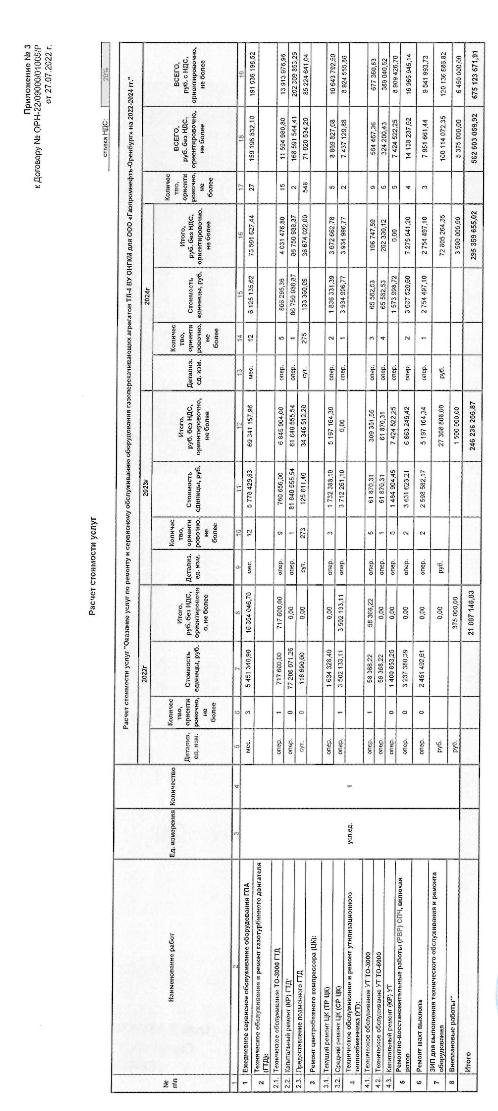
#> input picture data/input/original.jpeg, 498 x 1111 px
$ python preprocessing.py --input ../data/input/original.jpeg
#> lines starting #> are read from the running program, lines starting #| are printed output that depends on the picture; after the words box and inside, x2 and y2 are one past the last pixel; in counts of white or black regions, pixels touching at a corner belong together
import cv2
import numpy as np
import os
from typing import List, Tuple, Dict, Optional
import csv
import argparse
from test_lines import detect_and_draw_table_lines, group_centroids_by_columns

# ---------- Параметры ----------
INPUT_PATH = "data/input/original.jpeg"   # <-- замените на путь к вашему изображению
OUTPUT_DIR = "cells_production"
DEVELOPMENT_DIR = "steps_out"
os.makedirs(OUTPUT_DIR, exist_ok=True) # to not to conflict

# Порог для объединения линий/точек (в пикселях)
LINE_MERGE_THRESH = 10
POINT_ROW_GROUP_THRESH = 15
POINT_COL_GROUP_THRESH = 15

# ---------- Утилиты ----------
def resize_max(img, max_dim=1600):
    h,w = img.shape[:2]
    scale = 1.0
    if max(h,w) > max_dim:
        scale = max_dim / float(max(h,w))
        img = cv2.resize(img, (int(w*scale), int(h*scale)), interpolation=cv2.INTER_AREA)
    return img, scale


def rotate_90(image):
    """Rotate image 90 degrees clockwise."""
    return cv2.rotate(image, cv2.ROTATE_90_CLOCKWISE)


import cv2
import numpy as np
from typing import Tuple

# def upscale_to_size(img_uint8: np.ndarray,
#                     target_size: Tuple[int,int]=(160, 40),
#                     keep_aspect: bool = True,
#                     pad_value: int = 255) -> np.ndarray:
#     """
#     Resize (upscale/downscale) a grayscale image to target_size (width, height).

#     Parameters
#     ----------
#     img_uint8 : np.ndarray
#         Input image (grayscale or BGR). dtype uint8.
#     target_size : tuple (width, height)
#         Target output size in pixels. Default (160, 40).
#     keep_aspect : bool
#         If True, preserve aspect ratio and pad with pad_value to reach target size.
#         If False, stretch image to exactly target_size.
#     pad_value : int
#         Padding pixel value (0..255). Default 255 (white background).

#     Returns
#     -------
#     out : np.ndarray
#         Resized uint8 image of shape (target_height, target_width).
#     """
#     # --- Ensure grayscale ---
#     img = img_uint8
#     if img is None:
#         raise ValueError("img_uint8 is None")
#     if img.ndim == 3:
#         img = cv2.cvtColor(img, cv2.COLOR_BGR2GRAY)

#     target_w, target_h = target_size
#     h, w = img.shape[:2]

#     if not keep_aspect:
#         # Stretch to exact size (fast, may distort)
#         interp = cv2.INTER_CUBIC if (target_w > w or target_h > h) else cv2.INTER_AREA
#         out = cv2.resize(img, (target_w, target_h), interpolation=interp)
#         return out.astype(np.uint8)

#     # Preserve aspect ratio: scale to fit inside target, then pad
#     scale = min(target_w / w, target_h / h)
#     new_w = max(1, int(round(w * scale)))
#     new_h = max(1, int(round(h * scale)))

#     interp = cv2.INTER_CUBIC if scale > 1 else cv2.INTER_AREA
#     resized = cv2.resize(img, (new_w, new_h), interpolation=interp)

#     # create canvas and paste centered
#     canvas = np.full((target_h, target_w), pad_value, dtype=np.uint8)
#     x_off = (target_w - new_w) // 2
#     y_off = (target_h - new_h) // 2
#     canvas[y_off:y_off+new_h, x_off:x_off+new_w] = resized

#     return canvas

# ---------- Основные шаги ----------
def preprocess(img):

    """
    use max_pixels function to remove very light pixels
    then convert to gray (1 channel)
    then apply CLAHE to improve contrast and apply to gray back
    then apply max_pixels function to remove very light pixels
    then apply denoising to remove specks/pixel noise
    then apply thresholding to convert to binary image

    """


    filename_1 = "grayscale_image.png"
    filename_2 = "thresholded_image.png"
    filename_3 = "denoised_image.png"
    path_1 = os.path.join(DEVELOPMENT_DIR, filename_1)
    path_2 = os.path.join(DEVELOPMENT_DIR, filename_2)
    path_3 = os.path.join(DEVELOPMENT_DIR, filename_3)


    gray = mask_pixels(img, "mask_1.png")
    gray = cv2.cvtColor(gray, cv2.COLOR_BGR2GRAY)
    # better contrast
    clahe = cv2.createCLAHE(clipLimit=2.0, tileGridSize=(12,12))
    gray = clahe.apply(gray)
    gray_2 = mask_pixels(img, "mask_2.png")
    den = cv2.bilateralFilter(gray_2, d=9, sigmaColor=75, sigmaSpace=75)


    # Ensure single-channel uint8 before thresholding
    if len(den.shape) == 3:
        den = cv2.cvtColor(den, cv2.COLOR_BGR2GRAY)

    if den.dtype != np.uint8:
        den = (den * 255).astype(np.uint8)
    # # adaptive threshold - хорош для разного освещения
    th = cv2.adaptiveThreshold(den, 255, cv2.ADAPTIVE_THRESH_GAUSSIAN_C,
                               cv2.THRESH_BINARY_INV, 11, 2)

    cv2.imwrite(path_1, gray_2)
    # cv2.imwrite(path_2, th)
    # cv2.imwrite(path_3, den)
    return gray_2, th

def mask_pixels(img, output_path="masked_image.png"):
    import numpy as np
    import cv2

    # Convert to float 0–1
    img = img.astype(np.float32) / 255.0

    # If image is grayscale (2D), expand to 3D so we can use axis=2
    if len(img.shape) == 2:
        img = np.stack([img, img, img], axis=2)

    # Compute brightness and color variation
    brightness = np.mean(img, axis=2)
    color_diff = np.max(img, axis=2) - np.min(img, axis=2)

    # Threshold
    bright_thresh = 0.87
    color_thresh = 0.1

    # Mask for light gray pixels
    mask = (brightness > bright_thresh) & (color_diff < color_thresh)

    # Replace with white
    img[mask] = [1.0, 1.0, 1.0]

    # Convert back to uint8
    result = (img * 255).astype(np.uint8)


    # cv2.imwrite(f"steps_out/{output_path}", result)
    return result

def four_point_transform(img, pts, scale=1.0, auto_rotate=False, rotate_90=False):
    # Order the points consistently: tl, tr, br, bl
    rect = order_quad(pts)
    (tl, tr, br, bl) = rect

    # Compute width and height
    widthA = np.linalg.norm(br - bl)
    widthB = np.linalg.norm(tr - tl)
    heightA = np.linalg.norm(tr - br)
    heightB = np.linalg.norm(tl - bl)

    maxWidth = int(max(widthA, widthB) * scale)
    maxHeight = int(max(heightA, heightB) * scale)

    # Destination coordinates
    dst = np.array([
        [0, 0],
        [maxWidth - 1, 0],
        [maxWidth - 1, maxHeight - 1],
        [0, maxHeight - 1]], dtype="float32")

    # Perspective transform
    M = cv2.getPerspectiveTransform(rect, dst)
    warped = cv2.warpPerspective(
        img,
        M,
        (maxWidth, maxHeight),
        flags=cv2.INTER_NEAREST,
        borderMode=cv2.BORDER_REPLICATE
    )

    # Optional: Auto-rotate (simple heuristic using text orientation)
    if auto_rotate:
        gray = cv2.cvtColor(warped, cv2.COLOR_BGR2GRAY)
        gray = cv2.bitwise_not(gray)
        thresh = cv2.threshold(gray, 0, 255, cv2.THRESH_BINARY | cv2.THRESH_OTSU)[1]

        coords = np.column_stack(np.where(thresh > 0))
        angle = cv2.minAreaRect(coords)[-1]

        # Correct the angle
        if angle < -45:
            angle = -(90 + angle)
        else:
            angle = -angle

        # Rotate to correct skew
        (h, w) = warped.shape[:2]
        center = (w // 2, h // 2)
        M_rot = cv2.getRotationMatrix2D(center, angle, 1.0)
        warped = cv2.warpAffine(warped, M_rot, (w, h),
                                flags=cv2.INTER_CUBIC,
                                borderMode=cv2.BORDER_REPLICATE)

    elif rotate_90:
        # Simple 90-degree rotation (clockwise)
        warped = cv2.rotate(warped, cv2.ROTATE_90_CLOCKWISE)
    return warped

def find_table_contour(thresh):
    # ищем крупный контур (таблицу)
    contours, _ = cv2.findContours(thresh, cv2.RETR_EXTERNAL, cv2.CHAIN_APPROX_SIMPLE)
    if not contours:
        return None
    contours = sorted(contours, key=cv2.contourArea, reverse=True) #why to sort? - Why? The table or document is usually the largest object in the image.
    for c in contours:
        peri = cv2.arcLength(c, True) # True perimeter is closed
        approx = cv2.approxPolyDP(c, 0.02*peri, True)
        if len(approx) == 4:

            plt = approx.reshape(4,2).astype(np.float32)

            arr = plt.copy()
            for col in range(arr.shape[1]):
                for i in range(1, arr.shape[0]):
                    if abs(arr[i, col] - arr[i-1, col]) < 20:
                        arr[i, col] = arr[i-1, col] + 3

            return arr

    return None


# [28 lines left out: function straighten_table_contour, not called in this run]

# [16 lines of commented-out code are left out]


def order_quad(pts):
    # упорядочить точки квадрила (tl,tr,br,bl)
    rect = np.zeros((4,2), dtype="float32")
    s = pts.sum(axis=1)
    rect[0] = pts[np.argmin(s)]
    rect[2] = pts[np.argmax(s)]
    diff = np.diff(pts, axis=1)
    rect[1] = pts[np.argmin(diff)]
    rect[3] = pts[np.argmax(diff)]
    return rect

def detect_grid_lines(thresh_img):
    # обнаружим линии морфологией
    img_bin = thresh_img.copy()
    # горизонтальные
    kernel_len_h = max(10, img_bin.shape[1]//40)
    hor_kernel = cv2.getStructuringElement(cv2.MORPH_RECT, (kernel_len_h,1))
    horiz = cv2.erode(img_bin, hor_kernel, iterations=1)
    horiz = cv2.dilate(horiz, hor_kernel, iterations=2)

    # вертикальные
    kernel_len_v = max(10, img_bin.shape[0]//40)
    ver_kernel = cv2.getStructuringElement(cv2.MORPH_RECT, (1,kernel_len_v))
    vert = cv2.erode(img_bin, ver_kernel, iterations=1)
    vert = cv2.dilate(vert, ver_kernel, iterations=2)

    # можно объединить через bitwise_or если надо
    return horiz, vert


def fill_line_gaps(horiz_mask, vert_mask, img_shape,
                   gap_ratio_h=1/40.0, gap_ratio_v=1/40.0,
                   extra_dilate_after=False):
    """
    Bridge small breaks in horiz_mask and vert_mask.

    - gap_ratio_h: fraction of image width; gaps smaller than width*gap_ratio_h (px) are closed for horizontals
    - gap_ratio_v: fraction of image height; gaps smaller than height*gap_ratio_v (px) are closed for verticals
    - extra_dilate_after: optionally dilate after closing to make lines thicker/continuous

    Returns: horiz_filled, vert_filled
    """
    H, W = img_shape[:2]

    # compute kernel sizes in pixels (must be >=1)
    gap_h_px = max(1, int(round(W * gap_ratio_h)))
    gap_v_px = max(1, int(round(H * gap_ratio_v)))

    # Closing kernel: will bridge gaps up to kernel length
    hor_close_kernel = cv2.getStructuringElement(cv2.MORPH_RECT, (gap_h_px, 1))
    vert_close_kernel = cv2.getStructuringElement(cv2.MORPH_RECT, (1, gap_v_px))

    horiz_filled = cv2.morphologyEx(horiz_mask, cv2.MORPH_CLOSE, hor_close_kernel, iterations=1)
    vert_filled = cv2.morphologyEx(vert_mask, cv2.MORPH_CLOSE, vert_close_kernel, iterations=1)

    if extra_dilate_after:
        # optional: make lines a bit thicker to help Hough/findContours
        d_h = max(1, gap_h_px // 40)
        d_v = max(1, gap_v_px // 40)
        if d_h > 0:
            horiz_filled = cv2.dilate(horiz_filled, cv2.getStructuringElement(cv2.MORPH_RECT, (1 + d_h, 1)), iterations=1)
        if d_v > 0:
            vert_filled = cv2.dilate(vert_filled, cv2.getStructuringElement(cv2.MORPH_RECT, (1, 1 + d_v)), iterations=1)

    return horiz_filled, vert_filled


# [31 lines left out: function visualize_grid_and_cells, not called in this run]


def group_and_visualize_nodes(
        centroids: List[Tuple[float, float]],
        original_img: np.ndarray,
        row_tol: Optional[int] = None,
        trim_to_min_cols: bool = True,
        out_path: str = "steps_out/nodes_visual.png"
    ) -> Tuple[List[List[Tuple[float, float]]], str, Dict]:


    if len(centroids) == 0:
        raise ValueError("No centroids provided.")

    H = original_img.shape[0]

    # Default row tolerance
    if row_tol is None:
        row_tol = max(10, H // 150)

    row_tol = 8

    diagnostics = {
        "row_tol": int(row_tol),
        "input_centroids_count": len(centroids)
    }

    # Sort points by y, then x
    points = sorted(centroids, key=lambda p: (p[1], p[0]))  # (x, y) → sort by y then x

    # Group into rows by y tolerance
    rows = []
    current_row = [points[0]]
    for (x, y) in points[1:]:
        if abs(y - current_row[-1][1]) <= row_tol:
            current_row.append((x, y))
        else:
            rows.append(current_row)
            current_row = [(x, y)]
    rows.append(current_row)
    # compare size of rows and points
    print(f"Number of rows: {len(rows)}")
    print(f"Number of points: {len(points)}")

    # Sort each row by x
    rows_of_points = [sorted(r, key=lambda pt: pt[0]) for r in rows]


    # --- Visualization ---
    # Prepare overlay (convert grayscale to BGR if needed)
    if len(original_img.shape) == 2:
        overlay = cv2.cvtColor(original_img, cv2.COLOR_GRAY2BGR)
    else:
        overlay = original_img.copy()

    # Make a slightly dimmed copy and draw on copy (so lines show)
    overlay_draw = overlay.copy()

    # Palette for row colors (BGR)
    palette = [
        (0, 0, 255),    # red
        (0, 255, 0),    # green
        (255, 0, 0),    # blue
        (0, 255, 255),  # yellow
        (255, 0, 255),  # magenta
        (255, 255, 0),  # cyan
        (128, 0, 255),  # violet-ish
        (0, 128, 255),  # orange-ish
    ]

    # Draw nodes and labels
    for r_idx, row in enumerate(rows_of_points):
        color = palette[r_idx % len(palette)]
        for c_idx, (x, y) in enumerate(row):
            xi, yi = int(round(x)), int(round(y))
            # draw circle
            cv2.circle(overlay_draw, (xi, yi), radius=6, color=color, thickness=-1)
            # draw small white border
            cv2.circle(overlay_draw, (xi, yi), radius=8, color=(255,255,255), thickness=1)
            # label with row,col
            cv2.putText(overlay_draw, f"{r_idx},{c_idx}", (xi+6, yi-6),
                        fontFace=cv2.FONT_HERSHEY_SIMPLEX, fontScale=0.4,
                        color=(255,255,255), thickness=1, lineType=cv2.LINE_AA)

    # Draw row polylines (connect nodes left->right)
    for r_idx, row in enumerate(rows_of_points):
        pts = np.array([[int(round(x)), int(round(y))] for (x,y) in row], dtype=np.int32)
        if pts.shape[0] >= 2:
            cv2.polylines(overlay_draw, [pts], isClosed=False, color=(250,0,0), thickness=1, lineType=cv2.LINE_AA)

    # Draw column polylines (connect nodes top->bottom) using trimmed min_len
    if len(rows_of_points) >= 2 and len(rows_of_points[0]) >= 1:
        ncols = len(rows_of_points[0])
        for c in range(ncols):
            col_pts = []
            for r in range(len(rows_of_points)):
                col_pts.append((int(round(rows_of_points[r][c][0])), int(round(rows_of_points[r][c][1]))))
            col_np = np.array(col_pts, dtype=np.int32)
            if col_np.shape[0] >= 2:
                cv2.polylines(overlay_draw, [col_np], isClosed=False, color=(250,0,0), thickness=1, lineType=cv2.LINE_AA)

    # Save visualization
    cv2.imwrite(out_path, overlay_draw)

    return rows_of_points, out_path, diagnostics


# [95 lines left out: functions group_centroids_into_grid, visualize_rows, not called in this run]


import os
import cv2
import numpy as np


# === USAGE ===

# [19 lines left out: functions _to_int_point, find_nearest_index_by_x, not called in this run]

import os
import cv2
import numpy as np

# [242 lines left out: functions extract_table_cells_with_merge_detection, cells_to_csv_structure, not called in this run]


# ---------- Main pipeline ----------
def process_table_image(path):
    # read image  and resize
#> called with path = '../data/input/original.jpeg'
    img = cv2.imread(path)
#> img is the input picture: shape (1111, 498, 3); mean B, G, R 235.5, 235.5, 235.5
    if img is None:
        raise FileNotFoundError(f"Image not found: {path}")
    img, scale = resize_max(img, max_dim=1600)
#> scale = 1


    gray, th = preprocess(img)
#> in mask_pixels, `mask = (brightness > bright_thresh) & (color_diff < color_thresh)`:
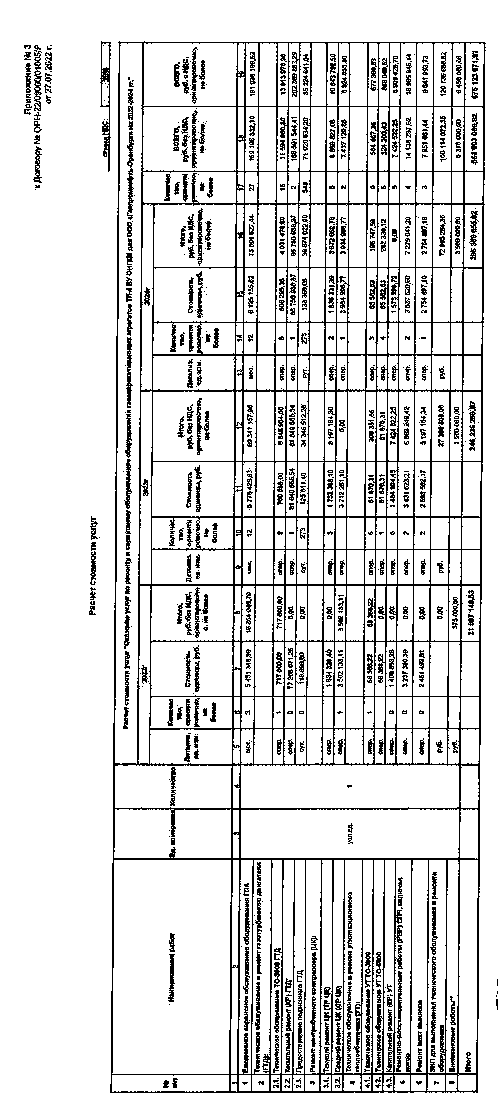
#> mask: shape (1111, 498) bool; 86.8% white; black in thin lines or dots
#> in preprocess, `th = cv2.adaptiveThreshold(den, 255, cv2.ADAPTIVE_THRESH_GAUSSIAN_C, c..`:
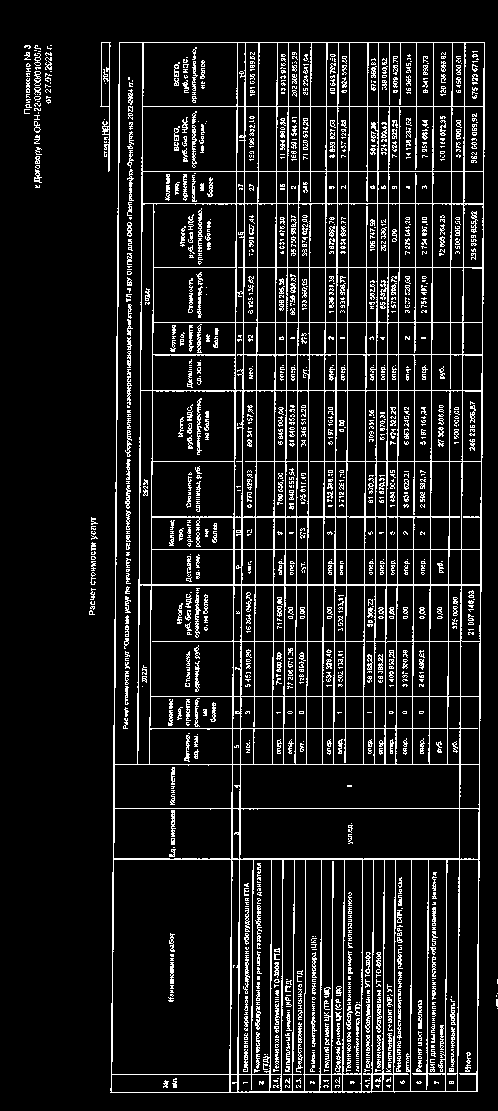
#> th: shape (1111, 498); 10.9% white in thin lines or dots
    print('THE CALCULATE THRESHOLD IS: ', th)
#> (printed output is left out)


    # пробуем найти контур таблицы и сделать warp
    quad = find_table_contour(th)
#> in find_table_contour, `contours, _ = cv2.findContours(thresh, cv2.RETR_EXTERNAL, cv2.CHAIN_AP..`: contours = 69 contours, 59 with area under 20; largest, box (x1, y1, x2, y2) and area: (110, 42, 485, 1093) 383998, (100, 42, 111, 172) 610, (34, 71, 41, 86) 43, (34, 169, 42, 183) 42, (34, 121, 41, 133) 38
#> the loop in find_table_contour, `for c in contours:` made 1 pass
#> peri on pass 1: 2858.8
#> quad = [[119, 42], [122, 1092], [477, 1095], [480, 42]]

    cv2.drawContours(gray, [quad.astype(int)], -1, (0, 255, 0), 2)
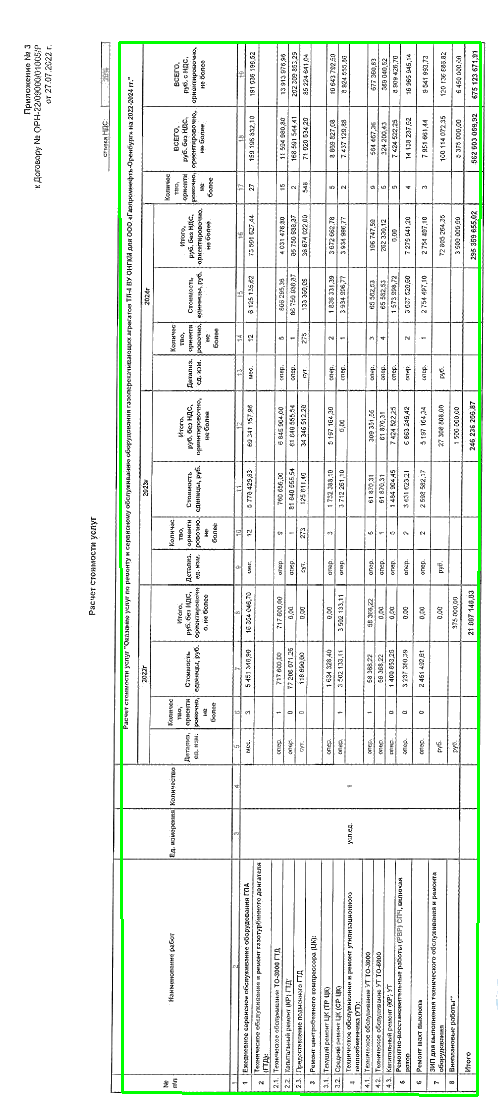
#> gray: shape (1111, 498, 3); mean of channels 0, 1, 2 235.5, 239.4, 235.5; drawn as B, G, R
    cv2.imwrite("steps_out/quad_check.png", gray)
    # lines_img = gray.copy()
    if quad is not None:

        # warped_gray, M = warp_table(gray, quad)

        warped_gray = four_point_transform(gray, quad)
#> in order_quad, `s = pts.sum(axis=1)`: s = [161, 1214, 1572, 522]
#> in order_quad, `diff = np.diff(pts, axis=1)`: diff = [-77, 970, 618, -438]
#> in four_point_transform, `rect = order_quad(pts)`: rect = [[119, 42], [480, 42], [477, 1095], [122, 1092]]
#> in four_point_transform, `(tl, tr, br, bl) = rect`: tl = [119, 42]; tr = [480, 42]; br = [477, 1095]; bl = [122, 1092]
#> in four_point_transform, `widthA = np.linalg.norm(br - bl)`: widthA = 355
#> in four_point_transform, `widthB = np.linalg.norm(tr - tl)`: widthB = 361
#> in four_point_transform, `heightA = np.linalg.norm(tr - br)`: heightA = 1053
#> in four_point_transform, `heightB = np.linalg.norm(tl - bl)`: heightB = 1050
#> in four_point_transform, `maxWidth = int(max(widthA, widthB) * scale)`: maxWidth = 361
#> in four_point_transform, `maxHeight = int(max(heightA, heightB) * scale)`: maxHeight = 1053
#> in four_point_transform, `dst = np.array([ [0, 0], [maxWidth - 1, 0], [maxWidth - 1, maxHeight -..`: dst = [[0, 0], [360, 0], [360, 1052], [0, 1052]]
#> in four_point_transform, `M = cv2.getPerspectiveTransform(rect, dst)`: M = [[1, -0.00286, -118.9], [-2.96e-17, 0.986, -41.39], [8.05e-06, -1.58e-05, 1]]
#> in four_point_transform, `warped = cv2.warpPerspective( img, M, (maxWidth, maxHeight), flags=cv2..`:
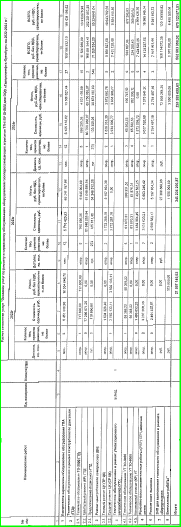
#> warped: shape (1053, 361, 3) (shown at 1/2 size); mean of channels 0, 1, 2 229.9, 233.7, 229.9; drawn as B, G, R

        if len(warped_gray.shape) == 3:
            warped_gray = cv2.cvtColor(warped_gray, cv2.COLOR_BGR2GRAY)

        # Since warped_gray is already grayscale:
        _, th_w = cv2.threshold(warped_gray, 0, 255, cv2.THRESH_BINARY_INV + cv2.THRESH_OTSU)
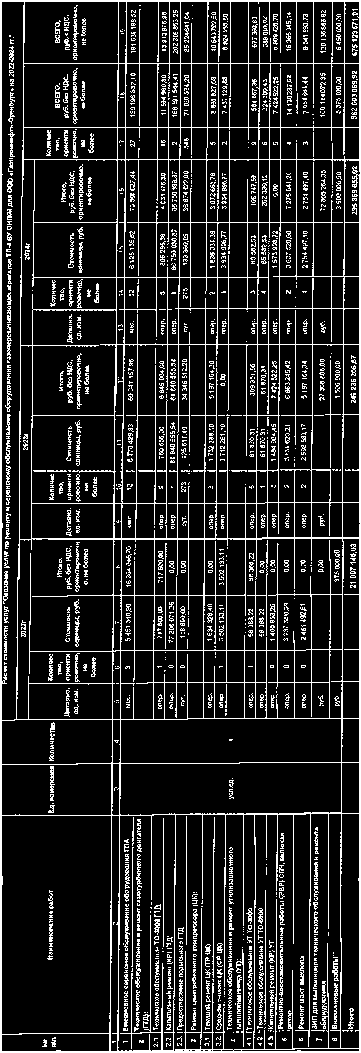
#> th_w: shape (1053, 361); 14.2% white in thin lines or dots

        thresh_for_lines = th_w
        working_img = warped_gray

        cv2.imwrite(os.path.join(DEVELOPMENT_DIR, "warped.png"), working_img)
        working_img= mask_pixels(warped_gray)
#> call 3 of mask_pixels, with output_path = 'masked_image.png'
#> in mask_pixels (call 3), `mask = (brightness > bright_thresh) & (color_diff < color_thresh)`:
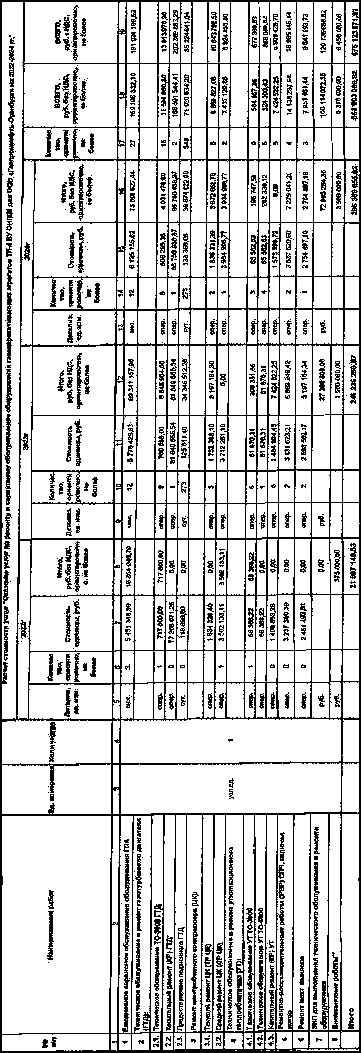
#> mask: shape (1053, 361) bool; 80.9% white; black in thin lines or dots
        # cv2.imwrite(os.path.join(DEVELOPMENT_DIR, "warped.png"), working_img)
    else:
        # если не нашли контур — работаем с оригиналом
        thresh_for_lines = th
        working_img =  gray

    horiz, vert = detect_grid_lines(thresh_for_lines)
#> (the rest of the program and of its run is left out)
